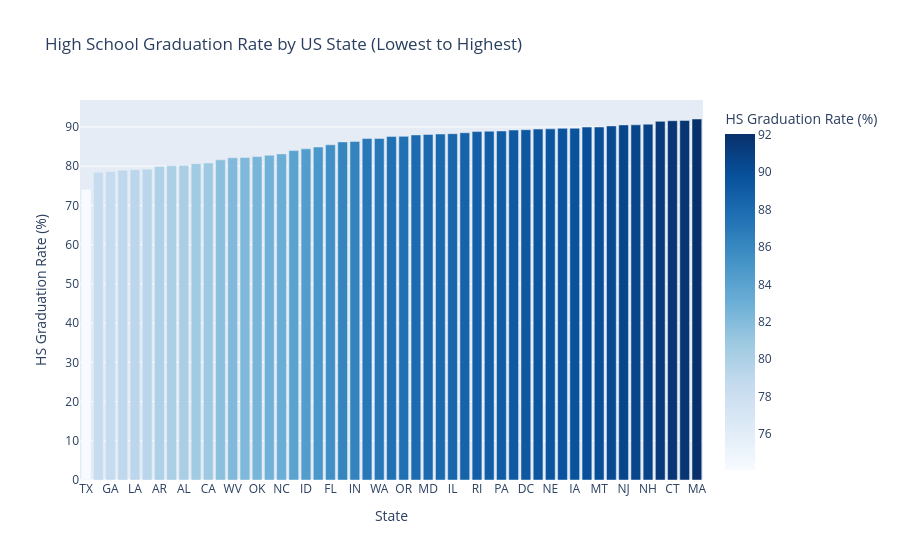

Notebook code for this chart:
### Markdown cell above
# Chart the High School Graduation Rate by US State

Show the High School Graduation Rate in ascending order of US States. Which state has the lowest high school graduation rate? Which state has the highest?

### Code cell
hs_by_state = df_pct_completed_hs.groupby('Geographic Area')['percent_completed_hs'].mean().reset_index()
hs_by_state = hs_by_state.sort_values('percent_completed_hs', ascending=True)

fig = px.bar(
    hs_by_state,
    x='Geographic Area',
    y='percent_completed_hs',
    title='High School Graduation Rate by US State (Lowest to Highest)',
    labels={'Geographic Area': 'State', 'percent_completed_hs': 'HS Graduation Rate (%)'},
    color='percent_completed_hs',
    color_continuous_scale='blues'
)
fig.show()

print(f"Lowest HS graduation rate:  {hs_by_state.iloc[0]['Geographic Area']} "
      f"({hs_by_state.iloc[0]['percent_completed_hs']:.1f}%)")
print(f"Highest HS graduation rate: {hs_by_state.iloc[-1]['Geographic Area']} "
      f"({hs_by_state.iloc[-1]['percent_completed_hs']:.1f}%)")

### Figure 1 — Plotly figure (JSON) as saved in the notebook; plotly's stock layout.template omitted (floating-point values rounded to 4 significant figures)
{"data": [{"hovertemplate": "State=%{x}<br>HS Graduation Rate (%)=%{marker.color}<extra></extra>", "legendgroup": "", "marker": {"color": [74.09, 78.47, 78.63, 78.97, 79.12, 79.22, 79.95, 80.1, 80.16, 80.65, 80.82, 81.63, 82.14, 82.22, 82.46, 82.79, 83.14, 83.97, 84.42, 84.88, 85.46, 86.18, 86.32, 87.05, 87.07, 87.6, 87.6, 87.97, 88.08, 88.2, 88.29, 88.52, 88.82, 88.93, 88.97, 89.21, 89.3, 89.47, 89.52, 89.64, 89.67, 89.98, 89.99, 90.26, 90.52, 90.54, 90.71, 91.43, 91.59, 91.67, 92.03], "coloraxis": "coloraxis", "pattern": {"shape": ""}}, "name": "", "orientation": "v", "showlegend": false, "textposition": "auto", "type": "bar", "x": ["TX", "MS", "GA", "NM", "LA", "AZ", "AR", "AK", "AL", "SC", "CA", "TN", "WV", "KY", "OK", "MO", "NC", "WY", "ID", "VA", "FL", "SD", "IN", "NV", "WA", "ND", "OR", "KS", "MD", "OH", "IL", "DE", "RI", "CO", "PA", "MI", "DC", "MN", "NE", "UT", "IA", "VT", "MT", "WI", "NJ", "NY", "NH", "ME", "CT", "HI", "MA"], "xaxis": "x", "y": [74.09, 78.47, 78.63, 78.97, 79.12, 79.22, 79.95, 80.1, 80.16, 80.65, 80.82, 81.63, 82.14, 82.22, 82.46, 82.79, 83.14, 83.97, 84.42, 84.88, 85.46, 86.18, 86.32, 87.05, 87.07, 87.6, 87.6, 87.97, 88.08, 88.2, 88.29, 88.52, 88.82, 88.93, 88.97, 89.21, 89.3, 89.47, 89.52, 89.64, 89.67, 89.98, 89.99, 90.26, 90.52, 90.54, 90.71, 91.43, 91.59, 91.67, 92.03], "yaxis": "y"}], "layout": {"barmode": "relative", "coloraxis": {"colorbar": {"title": {"text": "HS Graduation Rate (%)"}}, "colorscale": [[0, "rgb(247,251,255)"], [0.125, "rgb(222,235,247)"], [0.25, "rgb(198,219,239)"], [0.375, "rgb(158,202,225)"], [0.5, "rgb(107,174,214)"], [0.625, "rgb(66,146,198)"], [0.75, "rgb(33,113,181)"], [0.875, "rgb(8,81,156)"], [1, "rgb(8,48,107)"]]}, "legend": {"tracegroupgap": 0}, "title": {"text": "High School Graduation Rate by US State (Lowest to Highest)"}, "xaxis": {"anchor": "y", "domain": [0, 1], "title": {"text": "State"}}, "yaxis": {"anchor": "x", "domain": [0, 1], "title": {"text": "HS Graduation Rate (%)"}}}}
